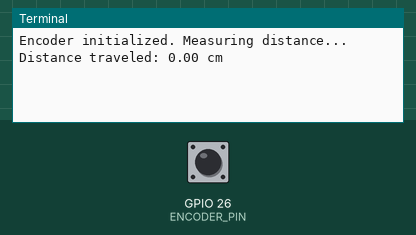
Recording of a program running on a simulated Raspberry Pi (BCM pin numbers). On the bench: the last lines printed to the terminal. The inputs (shaded band) are chosen by the test bench; at power-on: GPIO 26 (ENCODER_PIN) HIGH.

Above: at 1.2 s.
1.3 s: GPIO 26 (ENCODER_PIN) pulled LOW for 0.15 s
At 2.5 s:
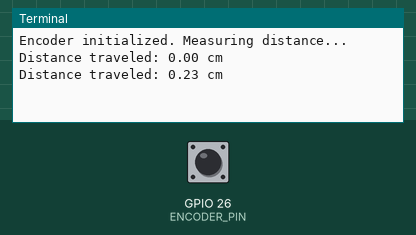
2.9 s: GPIO 26 (ENCODER_PIN) pulled LOW for 1 s
At 4.8 s:
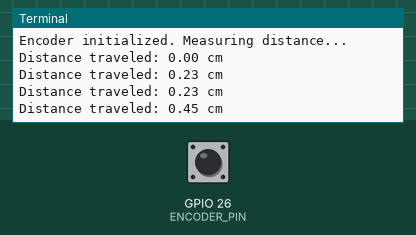
5.4 s: GPIO 26 (ENCODER_PIN) pulled LOW for 0.15 s
At 6.8 s:
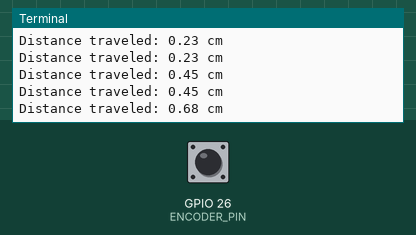
Timing chart, 0 to 8.4 s (numbered marks = the images above; inputs shaded):
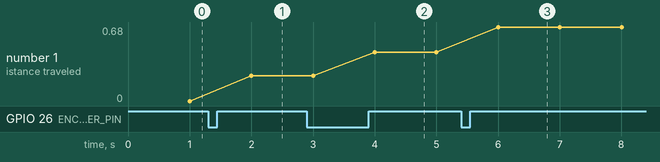

Measured:
- after the input at 1.3 s, the terminal: prints a new line after 0.70 s (image 1)
- after the input at 2.9 s, the terminal: prints a new line after 1.1 s (image 2)
- after the input at 5.4 s, the terminal: prints a new line after 0.60 s (image 3)
- plotted number 1: 0 → 0.23 after the input at 1.3 s, 0.23 → 0.45 after the input at 2.9 s, 0.45 → 0.68 after the input at 5.4 s

The program:

encoder.py
```python
import RPi.GPIO as GPIO
import time
import math

GPIO.cleanup()  # Reset GPIO setup before initializing

# Constants
PULSES_PER_REVOLUTION = 90  # Number of encoder pulses per wheel revolution
WHEEL_DIAMETER_CM = 6.5     # Diameter of the wheel in cm
ENCODER_PIN = 26            # GPIO pin for the encoder

# Calculate the distance per pulse
DISTANCE_PER_PULSE = (math.pi * WHEEL_DIAMETER_CM) / PULSES_PER_REVOLUTION

# Variables
pulse_count = 0  # Number of encoder pulses detected
total_distance = 0.0  # Distance traveled in cm

def setup_encoder():
    """
    Sets up the Raspberry Pi GPIO for the encoder.
    """
    GPIO.setmode(GPIO.BCM)
    GPIO.setup(ENCODER_PIN, GPIO.IN, pull_up_down=GPIO.PUD_UP)
    GPIO.add_event_detect(ENCODER_PIN, GPIO.RISING, callback=encoder_callback)

def encoder_callback(channel):
    """
    Callback function for the encoder pulse detection.
    Updates the pulse count and calculates the traveled distance.

    Parameters:
        channel (int): The GPIO channel that triggered the callback.
    """
    global pulse_count, total_distance
    pulse_count += 1
    # Update total distance traveled
    total_distance = pulse_count * DISTANCE_PER_PULSE

def reset_distance():
    """
    Resets the pulse count and total distance to zero.
    """
    global pulse_count, total_distance
    pulse_count = 0
    total_distance = 0.0

def get_distance():
    """
    Retrieves the current distance traveled.

    Returns:
        float: Total distance traveled in centimeters.
    """
    return total_distance

def main():
    """
    Main function to initialize the encoder setup and periodically print the distance traveled.
    """
    try:
        setup_encoder()
        print("Encoder initialized. Measuring distance...")

        while True:
            time.sleep(1)  # Adjust sleep time as needed
            print(f"Distance traveled: {get_distance():.2f} cm")

    except KeyboardInterrupt:
        print("\nStopping program.")
    finally:
        GPIO.cleanup()

if __name__ == "__main__":
    main()
```
